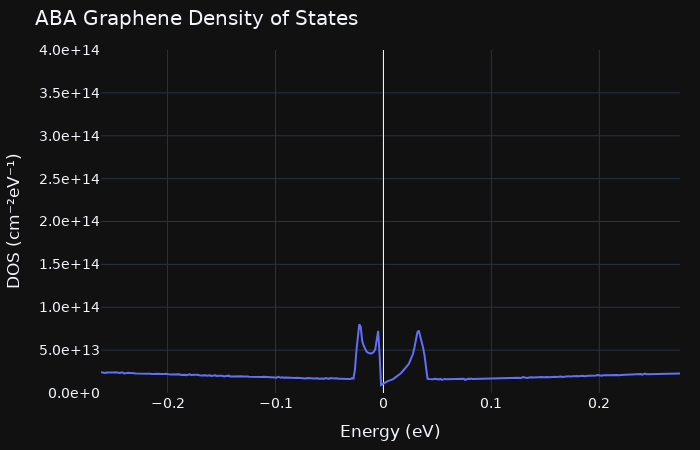

Notebook source saved alongside this figure:
### Markdown cell above
## e) Density of States approximation

### Code cell
zmin = float(np.nanmin([Z2, Z3]))
zmax = float(np.nanmax([Z2, Z3]))

# ========================================================================

def compute_dos(Z2, Z3, *, Emin=None, Emax=None, nE=2000, sigma=None):
    """
    Refernce: http://large.stanford.edu/courses/2008/ph373/laughlin2/
    Calculated via cumulative state counting + finite-difference derivative.
    """

    # Flatten all energies from both bands
    energies = np.concatenate([Z2.ravel(), Z3.ravel()])
    energies = energies[np.isfinite(energies)]
    energies.sort()

    if Emin is None:
        Emin = energies.min()
    if Emax is None:
        Emax = energies.max()

    # Energy grid
    E_grid = np.linspace(Emin, Emax, nE)
    dE = E_grid[1] - E_grid[0]

    # Cumulative counts: N(E) = # of states with energy <= E
    # searchsorted is O(nE log N_states) and vectorized
    cum_counts = np.searchsorted(energies, E_grid, side="right").astype(float)

    # DOS = dN/dE via finite differences
    DOS = np.empty_like(E_grid)

    # central differences for interior points
    DOS[1:-1] = (cum_counts[2:] - cum_counts[:-2]) / (2 * dE)

    # one-sided differences at the ends
    DOS[0] = (cum_counts[1] - cum_counts[0]) / dE
    DOS[-1] = (cum_counts[-1] - cum_counts[-2]) / dE

    # Convert to physical units, same as before
    # area of each dk pixel in (1/cm^2) units, then DOS in cm^-2 eV^-1
    area = (2 * dk / N / (2 * pi))**2  # area per k-square
    prefactor = area * 1e16            # to cm⁻²
    DOS *= prefactor                   # counts/energy * area → cm⁻²·eV⁻¹

    return E_grid, DOS

E_grid, DOS = compute_dos(Z2, Z3, Emin=zmin*0.5, Emax=zmax*0.5, nE=Z2.size)

fig = go.Figure()

fig.add_trace(go.Scatter(
    x=E_grid,
    y=DOS,
    mode="lines",
    line=dict(width=2),
    name="DOS",
    hovertemplate="E = %{x:.3f} eV<br>DOS = %{y:.3e} cm⁻²·eV⁻¹<extra></extra>"
))

fig.update_layout(
    template="plotly_dark",
    title="ABA Graphene Density of States",
    font=dict(family="DejaVu Sans", size=14),
    xaxis_title="Energy (eV)",
    yaxis_title="DOS (cm⁻²eV⁻¹)",
    xaxis=dict(
        zeroline=True,
        zerolinewidth=1,
        zerolinecolor="white"
    ),
    yaxis=dict(
        range=[0, 2e14],
        tickformat=".1e",
        zeroline=False
    ),
    width=700,
    height=450,
    margin=dict(l=60, r=20, t=50, b=50),
)


fig.show(config=dict(displayModeBar=False))

### Figure 1 — Plotly figure (JSON) as saved in the notebook; plotly's stock layout.template omitted (floating-point values rounded to 4 significant figures; data arrays with more than 128 entries replaced by an {"elided": "..."} marker saying what was removed)
{"data": [{"hovertemplate": "E = %{x:.3f} eV<br>DOS = %{y:.3e} cm⁻²·eV⁻¹<extra></extra>", "line": {"width": 2}, "mode": "lines", "name": "DOS", "type": "scatter", "x": {"elided": "400 float values"}, "y": {"elided": "400 float values"}}], "layout": {"font": {"family": "DejaVu Sans", "size": 14}, "height": 450, "margin": {"b": 50, "l": 60, "r": 20, "t": 50}, "title": {"text": "ABA Graphene Density of States"}, "width": 700, "xaxis": {"title": {"text": "Energy (eV)"}, "zeroline": true, "zerolinecolor": "white", "zerolinewidth": 1}, "yaxis": {"range": [0, 400000000000000], "tickformat": ".1e", "title": {"text": "DOS (cm⁻²eV⁻¹)"}, "zeroline": false}}}
